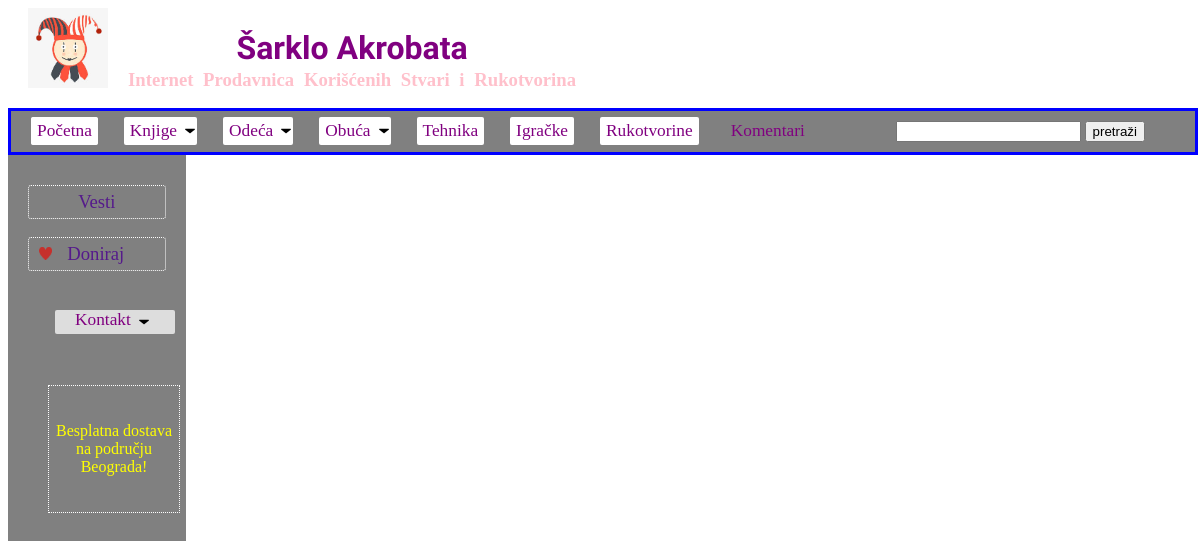
Before: /komentari/ with the older database file.
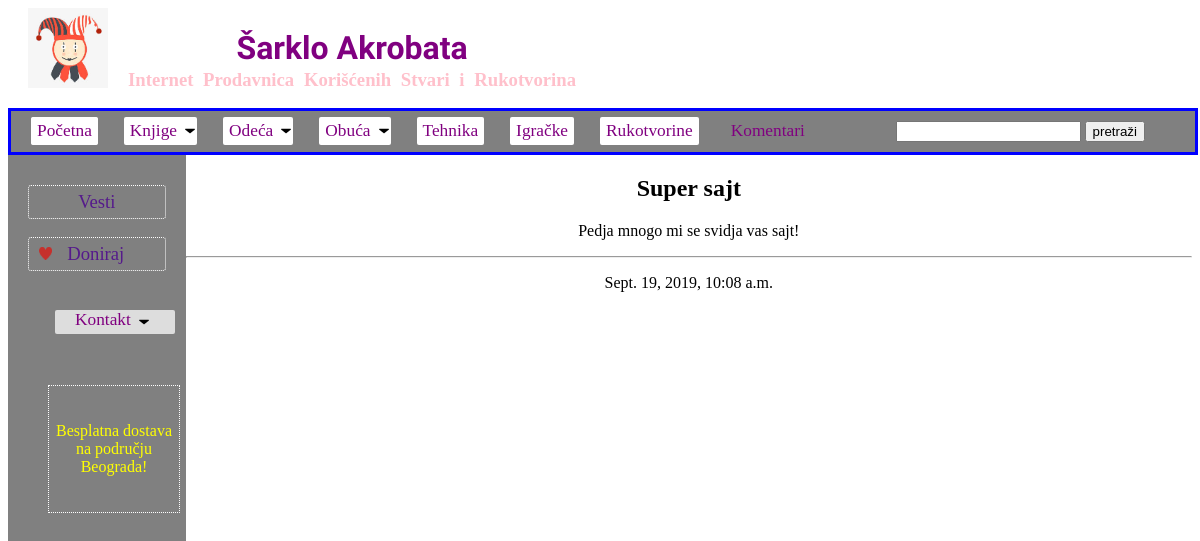
After: the same page with the newer database file.
### sarklo/models.py (models this page shows, shortened)
class Post(models.Model):
    title = models.CharField(max_length = 100)
    content = models.TextField()
    date_posted = models.DateTimeField(default = timezone.now)
    autor = models.ForeignKey(User, on_delete = models.CASCADE)

### sarklo/views.py (the view)
# urls.py: path('komentari/', views.komentari, name="shop-komentari"),
def komentari(request):
    current_page = 'komentar'
    queryset_list = Oglas.objects.all().order_by('-date')
    query = request.GET.get('q')
    if query:
        queryset_list = queryset_list.filter(naslov = query)
        if queryset_list:
             context = {'oglasi': queryset_list}
             return render(request, "sarklo/rezultati_pretrage.html", context)
        else:
            return HttpResponse('<h2>Nista nije pronadjeno.</h2>')
    else:
        query_list = Post.objects.all()
        current_page = 'komentar'
        print(current_page)
        context = {'posts': query_list, 'current_page': current_page }
        return render(request, "sarklo/komentari.html", context)

### sarklo/templates/sarklo/komentari.html
{% extends 'sarklo/layout.html' %}
{% load static %}
{% block content %}
<div style="width=30%; text-align: center; margin: auto auto;">
{% for post in posts %}
    <h2>{{ post.title }}</h2>
    <p>{{ post.content }}</p>
    <hr>{{ post.author }}</hr>
    <p>{{ post.date_posted }}</p>
{% endfor %}
</div>
{% endblock %}

### sarklo/templates/sarklo/layout.html (shortened to what this page needs)
{% load static %}
<!DOCTYPE html>
<html>
<head>
  <link rel="stylesheet" type ="text/css" href="{% static 'sarklo/style.css' %}">
</head>
<body style="height: 1300px;">
  <header>
    <div id="div1">
      <img id="logo" src="{% static 'Sarklo\sarklo1.jpeg' %}"/>
    </div>
    <div id="div2">
      <h1 style="text-align:center; color: purple; font-family: 'Work Sans', sans-serif;">Šarklo Akrobata</h1>
      <h3 id="Subtitle" style="text-align:center; color: pink; word-spacing: 5px;">Internet Prodavnica Korišćenih Stvari i Rukotvorina</h3>
    </div>
  </header>
  <div class="navbar">
      {% if current_page == 'index' %}
          <div class="knjigex">
              <a href="/" style="display: block; text-decoration: none; font-size: 13pt; padding: 4px 6px; background-color: inherit; font-family: inherit; margin: 0px; color: purple;">Početna</a>
          </div>
      {% elif current_page != "index" %}
          <div class="knjige">
            <a href="/" style="display: block; text-decoration: none; font-size: 13pt; padding: 4px 6px; background-color: inherit; font-family: inherit; margin: 0px; color: purple;">Početna</a>
          </div>
      {% endif %}
      {% if current_page == "knjige" %}
        <div class="knjigex">
          <div>
            <div class="knjige_dugme">Knjige</div>
            <img src="{% static 'Sarklo\caret-down.png' %}" style="display: block; padding: 10px 2px; width: 10px; height: 8px;"/>
          </div>
          <div class="knjige_linkovi">
            <a href="/skolske">Skolske</a>
            <a href="{% url 'shop-beletristika' %}">Beletristika</a>
          </div>
        </div>
      {% elif current_page != "knjige" %}
        <div class="knjige">
          <div>
            <div class="knjige_dugme">Knjige</div>
            <img src="{% static 'Sarklo\caret-down.png' %}" style="display: block; padding: 10px 2px; width: 10px; height: 8px;"/>
          </div>
        </div>
      {% endif %}
      {% if current_page == "odeca" %}
        <div class="knjigex">
          <div>
            <div class="knjige_dugme">Odeća</div>
            <img src="{% static 'Sarklo\caret-down.png' %}" style="display: block; padding: 10px 2px; width: 10px; height: 8px;"/>
          </div>
          <div class="knjige_linkovi">
            <a href="{% url 'shop-odeca-muska' %}">Muška</a>
            <a href="{% url 'shop-odeca-zenska' %}">Zenska</a>
          </div>
        </div>
      {% elif current_page != "odeca" %}
        <div class="knjige">
          <div>
            <div class="knjige_dugme">Odeća</div>
            <img src="{% static 'Sarklo\caret-down.png' %}" style="display: block; padding: 10px 2px; width: 10px; height: 8px;"/>
          </div>
        </div>
      {% endif %}
      {% if current_page == "obuca" %}
        <div class="knjigex">
          <div>
            <div class="knjige_dugme">Obuća</div>
            <img src="{% static 'Sarklo\caret-down.png' %}" style="display: block; padding: 10px 2px; width: 10px; height: 8px;"/>
          </div>
          <div class="knjige_linkovi">
            <a href="{% url 'shop-obuca-muska' %}">Muška</a>
            <a href="{% url 'shop-obuca-zenska' %}">Zenska</a>
          </div>
        </div>
      {% elif current_page != "obuca" %}
        <div class="knjige">
          <div>
            <div class="knjige_dugme">Obuća</div>
            <img src="{% static 'Sarklo\caret-down.png' %}" style="display: block; padding: 10px 2px; width: 10px; height: 8px;"/>
          </div>
        </div>
      {% endif %}
    {% if current_page == 'tehnika' %}
        <div class="knjigex">
          <a href='{% url "shop-tehnika" %}' style="display: block; text-decoration: none; font-size: 13pt; padding: 4px 6px; background-color: inherit; font-family: inherit; margin: 0px; color: purple;">Tehnika</a>
        </div>
    {% elif current_page != 'tehnika' %}
        <div class="knjige">
          <a href='{% url "shop-tehnika" %}' >Tehnika</a>
        </div>
    {% endif %}
    {% if current_page == 'igracke' %}
        <div class="knjigex">
            <a href="{% url 'shop-igracke' %}" style="display: block; text-decoration: none; font-size: 13pt; padding: 4px 6px; background-color: inherit; font-family: inherit; margin: 0px; color: purple;">Igračke</a>
        </div>
    {% elif current_page != 'igracke' %}
        <div class="knjige">
            <a href="{% url 'shop-igracke' %}">Igračke</a>
        </div>
    {% endif %}
    {% if current_page == 'rukotvorine' %}
        <div class="knjigex">
          <a href="{% url 'shop-rukotvorine' %}" style="display: block; text-decoration: none; font-size: 13pt; padding: 4px 6px; background-color: inherit; font-family: inherit; margin: 0px; color: purple;">Rukotvorine</a>
        </div>
    {% elif current_page != 'rukotvorine' %}
        <div class="knjige">
          <a href="{% url 'shop-rukotvorine' %}">Rukotvorine</a>
        </div>
    {% endif %}
    {% if current_page == "komentar" %}
        <div class="knjigex">
          <a href="{% url 'shop-komentari' %}" style="display: block; text-decoration: none; font-size: 13pt; padding: 4px 6px; background-color: inherit; font-family: inherit; margin: 0px; color: purple;">Komentari</a>
        </div>
    {% elif current_page != "komentari" %}
        <div class="knjige">
          <a href="{% url 'shop-komentari' %}">Komentari</a>
        </div>
    {% endif %}
    <div style=" float:right; margin-right:50px; margin-top:10px; margin-bottom: 10px;">
        <form method="GET" action="">
            <input id="search-field" type="text" name="q">
            <input id="search-btn" type="submit" value="pretraži">
        </form>
    </div>
  </div>
  <div style="clear: left; border-color: blue; height: 1600px; width: 15%; float:left; background-color: gray;">
    <ul style="list-style: none; margin-top: 30px;">
      <li style="border: 1px dotted white; border-radius: 3px; padding: 5px 0px; position: relative; right: 20px; color: purple; font: times new roman; font-size: 14pt; text-align:center;"><a href="" style="text-decoration: none;">Vesti</a></li><br>
      <li style="border: 1px dotted white; border-radius: 3px; padding: 5px 0px; position: relative; right: 20px; color: purple; font: cambria; font-size: 14pt; text-align:center;"><img src="{% static 'sarklo/heart_icon.png' %}" style="position: relative; right: 10px; width: 13px; height: 13px; margin-right: 5px;"/><a href="" style="text-decoration: none; text-align: center; margin-right: 20px;">Doniraj</a></li>
    </ul><br>
    <div class="kontakt">
      <div class="kontakt_dugme">Kontakt</div>
      <img src="{% static 'Sarklo\caret-down.png' %}" style="display: block; margin-left: 5px; padding: 8px 8px; width: 10px; height: 8px;"/>
    </div>
    <div class="registration">
        <p style="text-align: center; color: yellow;">Besplatna dostava na području Beograda!</p>
    </div>
  </div>
   {% block content %} {% endblock content %}
</body>
</html>

### sarklo/static/sarklo/style.css (style rules this page uses)
header { overflow: hidden; width: 100% }
#div1 { padding-left: 20px; height: 100px; float: left; }
#div2 { margin-left: 20px; height:100px; float: left; }
#logo { width:80px; height: 80px; float: left; left: 50px; top: 20px; }
#Subtitle { position: relative; bottom:20px; }
.navbar { border: 3px solid blue; background-color: gray; overflow: hidden; width: 100%; }
.knjige { border-radius: 2px; overflow: hidden; float:left; background-color: white; margin: 6px 6px 0px 20px; }
.knjigex { border-radius: 2px; overflow: hidden; float:left; background-color: gray; margin: 6px 6px 0px 20px; }
.knjige .knjige_dugme { font-size: 13pt; padding: 4px 6px; background-color: inherit; font-family: inherit; margin: 0; color: purple; float: left; }
.knjige a { border-radius: 3px; display: block; text-decoration: none; font-size: 13pt; padding: 4px 6px; margin: 0; color: purple; }
.knjigex a { border-radius: 3px; display: block; text-decoration: none; font-size: 13pt; padding: 4px 6px; margin: 0; color: purple; }
.kontakt { background-color: #ddd; margin: 5px; text-align: center; width: 120px; position: absolute; left: 50px; border: 1px doted black; border-radius: 2px; }
.kontakt .kontakt_dugme { display: block; float: left; color: purple; text-align: center; border: none; font-size: 13pt; background-color: inherit; font-family: inherit; margin-left: 20px; }
.registration { margin-top: 80px; margin-left: 40px; width: 130px; padding-top: 20px; padding-bottom: 20px; border:1px dotted white; border-radius: 1px; }

Changed rows visible on the page:
added Post: title "Super sajt", content "Pedja mnogo mi se svidja vas sajt!", date_posted "Sept. 19, 2019, 10:08 a.m."
